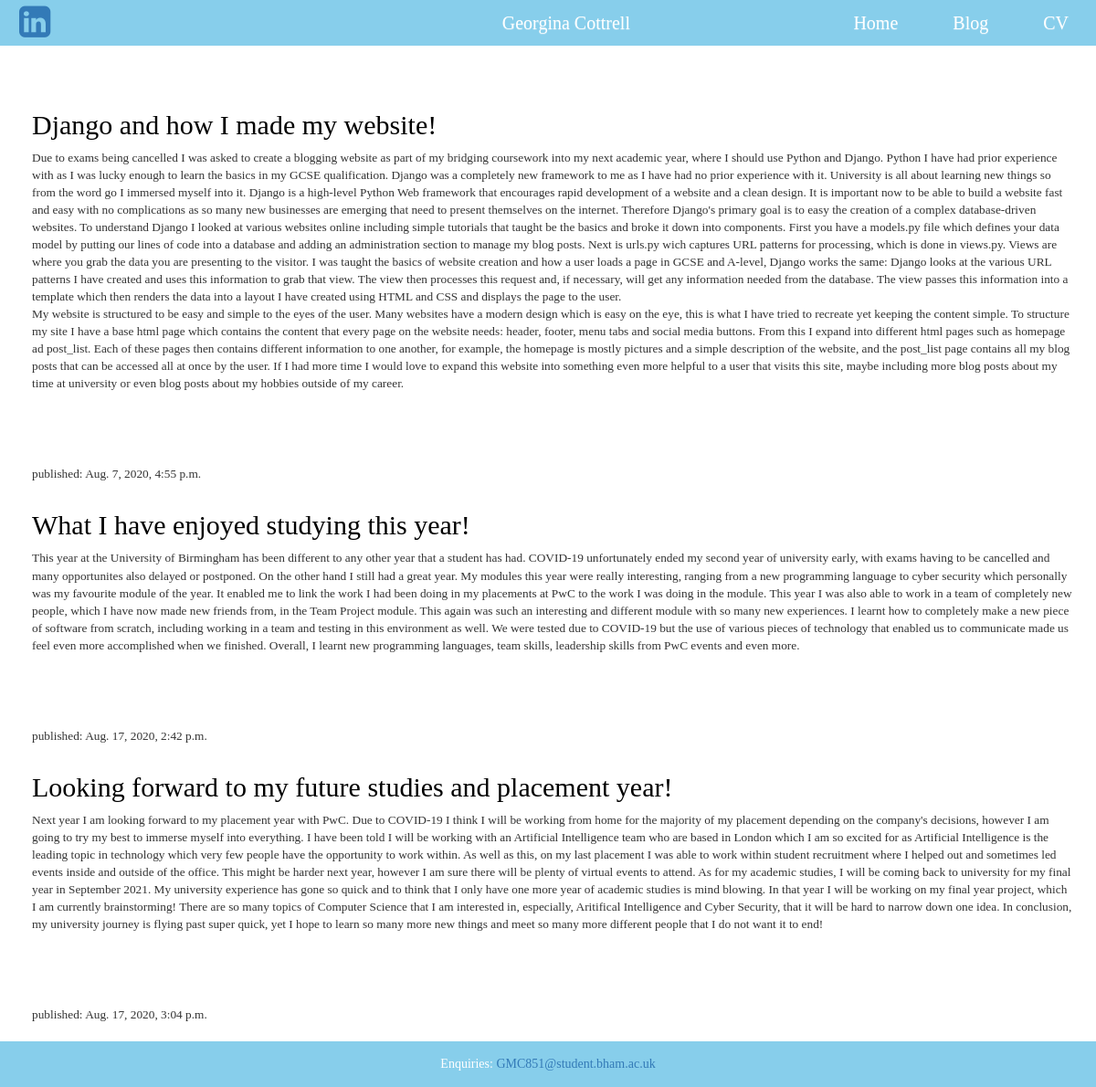
Page /post on the committed database.
### blog/models.py (models this page shows, shortened)
class Post(models.Model):
    author = models.ForeignKey(settings.AUTH_USER_MODEL, on_delete=models.CASCADE)
    title = models.CharField(max_length=200)
    text = models.TextField()
    created_date = models.DateTimeField(default=timezone.now)
    published_date = models.DateTimeField(blank=True, null=True)

### blog/views.py (the view)
# urls.py: path('post', views.post_list, name='post_list'),
def post_list(request):
    posts = Post.objects.filter(published_date__lte=timezone.now()).order_by('published_date')
    return render(request, 'blog/post_list.html', {'posts': posts})

### blog/templates/blog/post_list.html (shortened to what this page needs)
{% extends 'blog/base.html' %}
{% block content %}
     {% for post in posts %}
        <div class="post">
                        <h2><a href="{% url 'post_detail' pk=post.pk %}">{{ post.title }}</a></h2>
                        <p>{{ post.text|linebreaksbr }}</p>
                    </div>
                    <p>published: {{ post.published_date }}</p>
     {% endfor %}
{% endblock %}

### blog/static/css/blog.css (style rules this page uses)
h1 a, h2 a { color: #87CEEB; font-family: Cambria, Cochin, Georgia, Times, 'Times New Roman', serif; font-weight: 300; }
body { padding-top:50px; margin-bottom:50px; }
h1, h2, h3, h4 { font-family: Cambria, Cochin, Georgia, Times, 'Times New Roman', serif; font-weight: 300; }
p { font-family: Cambria, Cochin, Georgia, Times, 'Times New Roman', serif; font-weight: 300; font-size: 10pt; margin-top:0; padding-bottom:10px; }
.post { margin-bottom: 70px; }
.post h2 a { color: #000000; }

### rows in the picture
Post: title "Django and how I made my website!", text "Due to exams being cancelled I was asked to create a blogging website as part of my bridging coursework into my next academic year, where I should use Python and Django. Python I have had prior experience with as I was lucky enough to learn the basics in my GCSE qualification. Django was a completely new framework to me as I have had no prior experience with it. University is all about learning new things so from the word go I immersed myself into it. Django is a high-level Python Web framework that encourages rapid development of a website and a clean design. It is important now to be able to build a website fast and easy with no complications as so many new businesses are emerging that…", published_date "Aug. 7, 2020, 4:55 p.m."
Post: title "What I have enjoyed studying this year!", text "This year at the University of Birmingham has been different to any other year that a student has had. COVID-19 unfortunately ended my second year of university early, with exams having to be cancelled and many opportunites also delayed or postponed. On the other hand I still had a great year. My modules this year were really interesting, ranging from a new programming language to cyber security which personally was my favourite module of the year. It enabled me to link the work I had been doing in my placements at PwC to the work I was doing in the module. This year I was also able to work in a team of completely new people, which I have now made new friends from, in the Team Project…", published_date "Aug. 17, 2020, 2:42 p.m."
Post: title "Looking forward to my future studies and placement year!", text "Next year I am looking forward to my placement year with PwC. Due to COVID-19 I think I will be working from home for the majority of my placement depending on the company's decisions, however I am going to try my best to immerse myself into everything. I have been told I will be working with an Artificial Intelligence team who are based in London which I am so excited for as Artificial Intelligence is the leading topic in technology which very few people have the opportunity to work within. As well as this, on my last placement I was able to work within student recruitment where I helped out and sometimes led events inside and outside of the office. This might be harder next year, however…", published_date "Aug. 17, 2020, 3:04 p.m."
